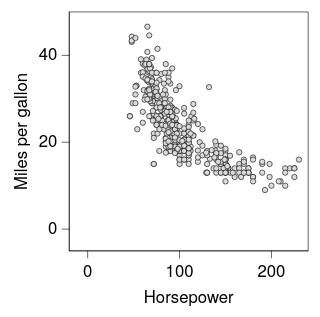

Describe this chart as a Vega-Lite specification.
### Vega-Lite specification from a JSON file in a GitHub repository (floating-point values rounded to 4 significant figures; data arrays with more than 128 entries replaced by an {"elided": "..."} marker saying what was removed)
{"background": null, "config": {"arc": {"fill": "#DBDBDB", "fillOpacity": 1.0, "innerRadius": 25.0, "padAngle": 0.03, "stroke": "black", "strokeOpacity": 1, "strokeWidth": 0.25}, "area": {"fill": "#DBDBDB", "fillOpacity": 1.0, "stroke": "black", "strokeOpacity": 1, "strokeWidth": 0.25}, "axis": {"domain": true, "domainCap": "round", "domainColor": "black", "domainWidth": 0.25, "grid": false, "gridCap": "round", "gridColor": "#F1F1F1", "gridDash": [0, 0], "gridOpacity": 1.0, "gridWidth": 0.25, "labelColor": "black", "labelFont": "Helvetica Neue, HelveticaNeue, Helvetica, Arial, sans-serif", "labelFontSize": 7, "labelFontStyle": "normal", "labelFontWeight": 400, "offset": 0, "ticks": true, "tickCap": "round", "tickColor": "black", "tickRound": false, "tickSize": 3, "tickWidth": 0.25, "titleColor": "black", "titleFont": "Helvetica Neue, HelveticaNeue, Helvetica, Arial, sans-serif", "titleFontSize": 7, "titleFontStyle": "normal", "titleFontWeight": 400}, "axisX": {"domain": true, "labelAlign": "center", "labelAngle": 0, "labels": true, "ticks": true, "translate": 0}, "axisY": {"domain": true, "labelAlign": "right", "labelAngle": 0, "labels": true, "ticks": true, "translate": 0}, "axisRight": {"domain": true, "labelAlign": "left", "labelAngle": 0, "labels": true, "ticks": true, "translate": 0}, "axisTop": {"domain": true, "labelAlign": "center", "labelAngle": 0, "labels": true, "ticks": true, "translate": 0}, "axisBand": {"tickOffset": 0}, "bar": {"fill": "#DBDBDB", "fillOpacity": 1.0, "stroke": "black", "strokeOpacity": 1, "strokeWidth": 0.25}, "boxplot": {"size": 9.0, "ticks": {"cornerRadius": 0.25, "fill": "black", "opacity": 1, "size": 4.5, "thickness": 0.25}, "box": {"fillOpacity": 1.0, "stroke": "black", "strokeOpacity": 1, "strokeWidth": 0.25}, "median": {"cornerRadius": 0, "fill": "black", "fillOpacity": 1.0, "opacity": 1, "size": 9.0, "thickness": 0.25}, "rule": {"fill": "black", "fillOpacity": 1.0, "size": 10.0, "stroke": "black", "strokeDash": [0, 0], "strokeOpacity": 1, "strokeWidth": 0.25}, "outliers": {"color": "black", "fill": "black", "fillOpacity": 1.0, "size": 0, "stroke": "black", "strokeOpacity": 1, "strokeWidth": 0.25}}, "circle": {"fill": "black", "fillOpacity": 1.0, "size": 1.25, "stroke": null, "strokeOpacity": 1, "strokeWidth": 0.25}, "errorband": {"band": {"fillOpacity": 0.6, "stroke": null, "strokeWidth": 0.25, "strokeOpacity": 1}, "borders": {"opacity": 0, "strokeOpacity": 0.25, "strokeWidth": 1}}, "errorbar": {"opacity": 1, "rule": {"strokeDash": [0, 0], "strokeWidth": 0.25}, "ticks": {"color": "black", "cornerRadius": 0.125, "opacity": 1, "size": 6.0, "thickness": 0.25}, "thickness": 0.25}, "font": "Helvetica Neue, HelveticaNeue, Helvetica, Arial, sans-serif", "geoshape": {"fill": "#DBDBDB", "fillOpacity": 1.0, "stroke": "black", "strokeOpacity": 1, "strokeWidth": 0.25}, "header": {"labelColor": "black", "labelFont": "Helvetica Neue, HelveticaNeue, Helvetica, Arial, sans-serif", "labelFontSize": 7, "labelFontStyle": "normal", "labelFontWeight": 400, "titleColor": "black", "titleFont": "Helvetica Neue, HelveticaNeue, Helvetica, Arial, sans-serif", "titleFontSize": 7, "titleFontStyle": "normal", "titleFontWeight": 400, "titlePadding": 0}, "legend": {"disable": false, "offset": 4.5, "titlePadding": 4, "labelOffset": 2, "gradientLabelOffset": 2, "gradientLength": 50.0, "gradientThickness": 5.0, "gradientOpacity": 1.0, "gradientStrokeColor": "black", "gradientStrokeWidth": 0.25, "labelColor": "black", "labelFont": "Helvetica Neue, HelveticaNeue, Helvetica, Arial, sans-serif", "labelFontSize": 7, "labelFontStyle": "normal", "labelFontWeight": 400, "strokeColor": "black", "strokeWidth": 0, "symbolSize": 42, "symbolStrokeColor": "black", "symbolStrokeWidth": 0.25, "titleColor": "black", "titleFont": "Helvetica Neue, HelveticaNeue, Helvetica, Arial, sans-serif", "titleFontSize": 7, "titleFontStyle": "normal", "titleFontWeight": 400}, "line": {"color": "black", "stroke": "black", "strokeCap": "butt", "strokeDash": [0, 0], "strokeOpacity": 1, "strokeWidth": 0.5}, "point": {"filled": true, "fill": "#DBDBDB", "fillOpacity": 1.0, "size": 5.0, "stroke": "black", "strokeOpacity": 1, "strokeWidth": 0.25}, "range": {"category": ["#B2B2B2", "#636363", "#4A7CD3", "#008542", "#382864", "#509F98", "#284F93", "#005226", "#A398D6", "#173633"], "diverging": {"scheme": ["#443E60", "#5F597E", "#7C759B", "#9994B6", "#B7B4CC", "#D6D5DC", "#F6F6F6", "#D1DAD9", "#A4C2BF", "#7AA9A4", "#578E89", "#37736E", "#1B5954"]}, "heatmap": {"scheme": ["#32022B", "#43044D", "#4C196E", "#4D338C", "#484DA6", "#3A68BB", "#1D83CA", "#1D9CCB", "#23B5C9", "#28CDC5", "#4DE0B4", "#91EE9F"]}, "ordinal": {"scheme": ["#F1F1F1", "#DBDBDB", "#C6C6C6", "#B2B2B2", "#9D9D9D", "#898989", "#767676", "#636363", "#515151", "#404040", "#2F2F2F", "#1F1F1F"]}, "ramp": {"scheme": ["#32022B", "#43044D", "#4C196E", "#4D338C", "#484DA6", "#3A68BB", "#1D83CA", "#1D9CCB", "#23B5C9", "#28CDC5", "#4DE0B4", "#91EE9F"]}}, "rule": {"color": "black", "stroke": "black", "strokeCap": "round", "strokeDash": [2, 2], "strokeOpacity": 1, "strokeWidth": 0.25}, "scale": {"bandPaddingInner": 0.1, "bandPaddingOuter": 0.1, "continuousPadding": 1, "round": false}, "rect": {"fill": "#DBDBDB", "fillOpacity": 1.0, "stroke": "black", "strokeOpacity": 1, "strokeWidth": 0.25}, "square": {"fill": "#DBDBDB", "fillOpacity": 1.0, "size": 10.0, "stroke": "black", "strokeOpacity": 1, "strokeWidth": 0.25}, "text": {"color": "black", "font": "Helvetica Neue, HelveticaNeue, Helvetica, Arial, sans-serif", "fontSize": 7, "fontStyle": "normal", "fontWeight": 400}, "tick": {"color": "black", "cornerRadius": 0.125, "opacity": 1.0, "size": 9.0, "thickness": 0.25}, "title": {"anchor": "middle", "frame": "group", "color": "black", "font": "Helvetica Neue, HelveticaNeue, Helvetica, Arial, sans-serif", "fontSize": 7, "fontStyle": "normal", "fontWeight": 400, "subtitleColor": "black", "subtitleFont": "Helvetica Neue, HelveticaNeue, Helvetica, Arial, sans-serif", "subtitleFontSize": "Helvetica Neue, HelveticaNeue, Helvetica, Arial, sans-serif", "subtitleFontStyle": "normal", "subtitleFontWeight": 400}, "trail": {"color": "black", "opacity": 1, "size": 0.5}, "view": {"continuousWidth": 100, "continuousHeight": 100, "discreteWidth": 100, "discreteHeight": 100, "fill": null, "stroke": "black", "strokeWidth": 0.25}}, "data": {"name": "data-7285c4e2e195e5a75737a34913199f5f"}, "mark": {"type": "point"}, "encoding": {"x": {"field": "Horsepower", "type": "quantitative"}, "y": {"field": "Miles_per_Gallon", "title": "Miles per gallon", "type": "quantitative"}}, "$schema": "https://vega.github.io/schema/vega-lite/v6.4.1.json", "datasets": {"data-7285c4e2e195e5a75737a34913199f5f": {"elided": "392 records"}}}
